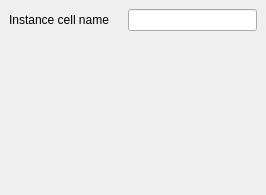
<ui version="4.0" >
 <class>ReplacePropertiesInstance</class>
 <widget class="QWidget" name="ReplacePropertiesInstance" >
  <property name="geometry" >
   <rect>
    <x>0</x>
    <y>0</y>
    <width>266</width>
    <height>195</height>
   </rect>
  </property>
  <property name="windowTitle" >
   <string>Form</string>
  </property>
  <layout class="QGridLayout" >
   <property name="margin" >
    <number>9</number>
   </property>
   <property name="spacing" >
    <number>6</number>
   </property>
   <item row="0" column="1" >
    <widget class="QLabel" name="label_56" >
     <property name="text" >
      <string/>
     </property>
     <property name="pixmap" >
      <pixmap resource="layResources.qrc" >:/right.png</pixmap>
     </property>
    </widget>
   </item>
   <item row="1" column="0" colspan="3" >
    <spacer>
     <property name="orientation" >
      <enum>Qt::Vertical</enum>
     </property>
     <property name="sizeType" >
      <enum>QSizePolicy::Expanding</enum>
     </property>
     <property name="sizeHint" >
      <size>
       <width>200</width>
       <height>71</height>
      </size>
     </property>
    </spacer>
   </item>
   <item row="0" column="0" >
    <widget class="QLabel" name="label_41" >
     <property name="text" >
      <string>Instance cell name</string>
     </property>
    </widget>
   </item>
   <item row="0" column="2" >
    <widget class="QLineEdit" name="instance_cellname" >
     <property name="sizePolicy" >
      <sizepolicy>
       <hsizetype>7</hsizetype>
       <vsizetype>0</vsizetype>
       <horstretch>1</horstretch>
       <verstretch>0</verstretch>
      </sizepolicy>
     </property>
    </widget>
   </item>
  </layout>
 </widget>
 <resources/>
 <connections/>
</ui>
